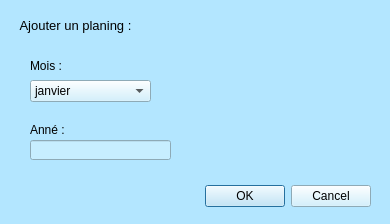
<?xml version="1.0" encoding="UTF-8"?>
<ui version="4.0">
 <class>Dialog</class>
 <widget class="QDialog" name="Dialog">
  <property name="geometry">
   <rect>
    <x>0</x>
    <y>0</y>
    <width>390</width>
    <height>224</height>
   </rect>
  </property>
  <property name="windowTitle">
   <string>Dialog</string>
  </property>
  <property name="styleSheet">
   <string notr="true">background-color: rgb(179, 230, 255);</string>
  </property>
  <widget class="QDialogButtonBox" name="buttonBox">
   <property name="geometry">
    <rect>
     <x>200</x>
     <y>180</y>
     <width>171</width>
     <height>32</height>
    </rect>
   </property>
   <property name="styleSheet">
    <string notr="true">background-color: rgb(199, 238, 255);</string>
   </property>
   <property name="orientation">
    <enum>Qt::Horizontal</enum>
   </property>
   <property name="standardButtons">
    <set>QDialogButtonBox::Cancel|QDialogButtonBox::Ok</set>
   </property>
  </widget>
  <widget class="QLabel" name="label">
   <property name="geometry">
    <rect>
     <x>10</x>
     <y>10</y>
     <width>131</width>
     <height>31</height>
    </rect>
   </property>
   <property name="font">
    <font>
     <pointsize>10</pointsize>
    </font>
   </property>
   <property name="text">
    <string>Ajouter un planing :</string>
   </property>
   <property name="alignment">
    <set>Qt::AlignCenter</set>
   </property>
  </widget>
  <widget class="QLabel" name="label_2">
   <property name="geometry">
    <rect>
     <x>30</x>
     <y>56</y>
     <width>61</width>
     <height>20</height>
    </rect>
   </property>
   <property name="text">
    <string>Mois :</string>
   </property>
  </widget>
  <widget class="QLabel" name="label_3">
   <property name="geometry">
    <rect>
     <x>30</x>
     <y>120</y>
     <width>61</width>
     <height>20</height>
    </rect>
   </property>
   <property name="text">
    <string>Anné :</string>
   </property>
  </widget>
  <widget class="QComboBox" name="comboBox">
   <property name="geometry">
    <rect>
     <x>30</x>
     <y>80</y>
     <width>121</width>
     <height>22</height>
    </rect>
   </property>
   <property name="styleSheet">
    <string notr="true">background-color: rgb(199, 238, 255);</string>
   </property>
   <item>
    <property name="text">
     <string>janvier</string>
    </property>
   </item>
   <item>
    <property name="text">
     <string>février</string>
    </property>
   </item>
   <item>
    <property name="text">
     <string>mars</string>
    </property>
   </item>
   <item>
    <property name="text">
     <string>avril</string>
    </property>
   </item>
   <item>
    <property name="text">
     <string>mai</string>
    </property>
   </item>
   <item>
    <property name="text">
     <string>juin</string>
    </property>
   </item>
   <item>
    <property name="text">
     <string>juillet</string>
    </property>
   </item>
   <item>
    <property name="text">
     <string>août</string>
    </property>
   </item>
   <item>
    <property name="text">
     <string>septembre</string>
    </property>
   </item>
   <item>
    <property name="text">
     <string>octobre</string>
    </property>
   </item>
   <item>
    <property name="text">
     <string>novembre</string>
    </property>
   </item>
   <item>
    <property name="text">
     <string>décembre</string>
    </property>
   </item>
  </widget>
  <widget class="QLineEdit" name="lineEdit">
   <property name="geometry">
    <rect>
     <x>30</x>
     <y>140</y>
     <width>141</width>
     <height>20</height>
    </rect>
   </property>
   <property name="styleSheet">
    <string notr="true">background-color: rgb(199, 238, 255);</string>
   </property>
  </widget>
 </widget>
 <resources/>
 <connections>
  <connection>
   <sender>buttonBox</sender>
   <signal>accepted()</signal>
   <receiver>Dialog</receiver>
   <slot>accept()</slot>
   <hints>
    <hint type="sourcelabel">
     <x>248</x>
     <y>254</y>
    </hint>
    <hint type="destinationlabel">
     <x>157</x>
     <y>274</y>
    </hint>
   </hints>
  </connection>
  <connection>
   <sender>buttonBox</sender>
   <signal>rejected()</signal>
   <receiver>Dialog</receiver>
   <slot>reject()</slot>
   <hints>
    <hint type="sourcelabel">
     <x>316</x>
     <y>260</y>
    </hint>
    <hint type="destinationlabel">
     <x>286</x>
     <y>274</y>
    </hint>
   </hints>
  </connection>
 </connections>
</ui>
